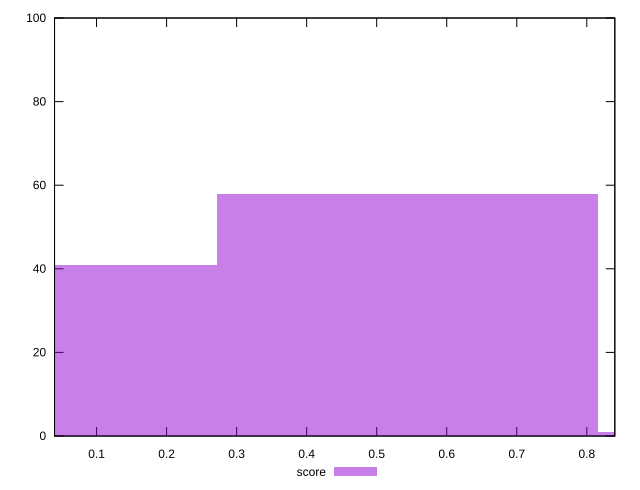

Recreate this plot in gnuplot.
reset

$score <<EOF
0.543889332959063 58
0 41
1.087778665918126 1
EOF

set key outside below
set boxwidth 0.543889332959063
set xrange [0.04:0.84]
set yrange [0:100]
set trange [0:100]
set style fill transparent solid 0.5 noborder
set terminal svg size 640, 490 enhanced background rgb 'white'
set output "report_00009_2021-02-08T22-37-41.559Z/first-meaningful-paint/samples/pages/score/histogram.svg"

plot $score title "score" with boxes

reset
